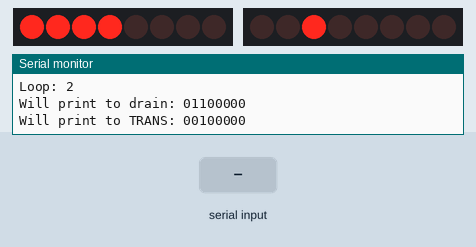
The sketch below on a simulated Arduino Uno, built with avr-gcc and run on an emulated ATmega328P. Parts: 8 shift-register outputs drawn as a row of LEDs (first output left, lit = HIGH), 16 shift-register outputs drawn as a row of LEDs (first output left, lit = HIGH), the last lines printed to the serial monitor. Wiring (inferred from the names in the program): shift register (74HC595): data pin 2; shift clock pin 8; OE pin 2. Wiring (inferred from the signals the program sends): row of LEDs: on Q0, Q1, Q2, Q3, Q4, Q5, Q6, Q7. The test bench sets the inputs (shaded band).

Above: at 1.2 s.
1.3 s: "90,45\n" received over Serial
At 2.0 s:
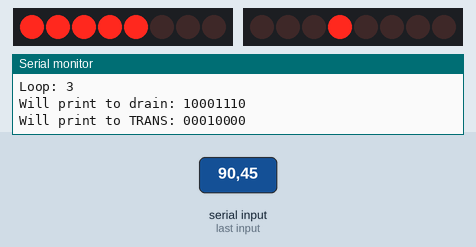
At 3.5 s:
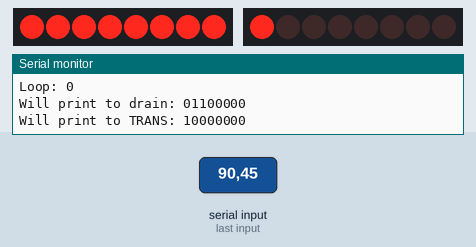
3.6 s: byte 0 ('\0') received over Serial
7.5 s: "200\n" received over Serial
10.5 s: "30,150\n" received over Serial
15.9 s: "1\n" received over Serial
At 17.4 s:
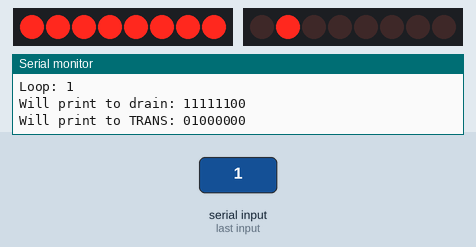
18.9 s: "90\n" received over Serial
At 21.2 s:
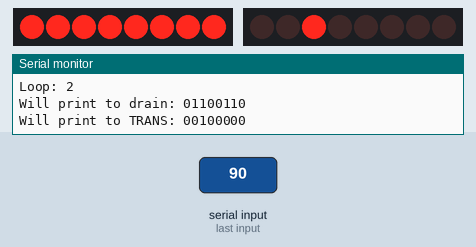
Timing chart, 0 to 24.9 s (numbered marks = the images above; inputs shaded):
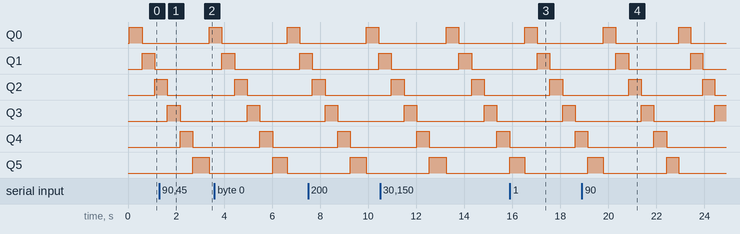

The sketch:

troubleshooting_pullup_and_series.ino
```cpp
/*If I put this to two, maybe I could actually scrap update of the OUTPUT_TRANS.
  But would probably need to hotwire serial...

  In same moment I realize, no I would have needed 1 shift reg per output?
  Afternoon 2024-02-22 David started becomeing delusional of overwork....
*/
#define OUTPUT_ENABLE 2 //4
#define DATA_OUT 4 // 6

#define CLOCK 6 //12
#define LATCH_DRAIN 8 //14

#define LATCH_TRANS 9 //15


volatile byte value = 0xF1;
volatile long lastDebounceTime = 0;
volatile byte counter = 0;
const byte outputs[6]  =
{
  0b10000000,
  0b01000000,
  0b00100000,
  0b00010000,
  0b00001000,
  0b00000100,
};
volatile char outputChars[6];
volatile byte outputValues[6];
const byte customChars[] = {
  B11111100, // 0
  B01100000, // 1
  B11011010, // 2
  B11110010, // 3
  B01100110, // 4
  B10110110, // 5
  B10111110, // 6
  B11100000, // 7
  B11111110, // 8
  B11100110, // 9
  B11101110, // a
  B00111110, // b
  B10011100, // c
  B01111010, // d
  B10011110, // e
  B10001110  // f
};


void customShiftOut(uint8_t dataPin, uint8_t clockPin, uint8_t bitOrder, byte val)
{
  digitalWrite(clockPin, LOW);
  //delayMicroseconds(50);
  //delay(500);
  int i;

  for (i = 0; i < 8; i++)  {
    if (bitOrder == LSBFIRST)
      digitalWrite(dataPin, !!(val & (1 << i)));
    else
      digitalWrite(dataPin, !!(val & (1 << (7 - i))));
    //delayMicroseconds(20);
    digitalWrite(clockPin, HIGH);
    //delayMicroseconds(50);
    digitalWrite(clockPin, LOW);
    //digitalWrite(dataPin, LOW);
    delayMicroseconds(1);
    //delay(500);
  }
  //digitalWrite(clockPin, HIGH);
}

byte hexCharToByte(char hexChar1, char hexChar2) {
  // Check for valid characters
  if (!isHexDigit(hexChar1) || !isHexDigit(hexChar2)) {
    return 0; // Or throw an error if desired
  }

  // Convert hex characters to integer values (0-15)
  int nibble1 = nibbleToHex(hexChar1);
  int nibble2 = nibbleToHex(hexChar2);

  // Combine nibbles into a byte (shift left by 4 for nibble1)
  return (nibble1 << 4) | nibble2;
}

// Helper function to convert a hex character to its nibble value (0-15)
int nibbleToHex(char hexChar) {
  if (hexChar >= '0' && hexChar <= '9') {
    return hexChar - '0';
  } else if (hexChar >= 'A' && hexChar <= 'F') {
    return hexChar - 'A' + 10;
  } else if (hexChar >= 'a' && hexChar <= 'f') {
    return hexChar - 'a' + 10;
  } else {
    return 0; // Or throw an error if desired
  }
}

// Helper function to check if a character is a valid hex digit
bool isHexDigit(char c) {
  return (c >= '0' && c <= '9') || (c >= 'A' && c <= 'F') || (c >= 'a' && c <= 'f');
}

byte readSerial() {

  byte b = 0;
  String temp = "";

  while (Serial.available()) {
    long startByte = micros();
    b = Serial.read();
    //if (b  - '0' == 218) break;
    if (b == '\0') break;
    temp += char(b);
    Serial.print("String: ");
    Serial.println(temp);
    delay(1);
  }


  char charArray[3]; // Allocate space for 3 characters including null terminator

  // Copy the string to the character array (including null terminator)
  temp.toCharArray(charArray, sizeof(charArray));

  Serial.print("C magic: (god bless gemini and google): ");
  byte hexRep = hexCharToByte(charArray[0], charArray[1]);
  Serial.println(hexRep);
  return hexRep;
}

byte charToByte(char ch) {
  // Validate input character
  if ((ch >= '0' && ch <= '9') || (ch >= 'A' && ch <= 'F')) {
    // Handle decimal or hexadecimal character
    int value;
    if (ch >= '0' && ch <= '9') {
      value = ch - '0';
    } else {
      value = ch - 'A' + 10; // Convert hex char to numerical value (A-F: 10-15)
    }
    return value; // Shift left by 4 bits
    //return value << 4; // Shift left by 4 bits
  } else {
    // Return 0 for invalid characters
    return 0;
  }
}

void setOutputValues(byte value) {
  // Convert to decimal string manually
  String strValue = String(value);
  // Handle single-digit values
  if (strValue.length() == 1)
    strValue = "00" + strValue; // Prepend leading zeros
  else if (strValue.length() == 2)
    strValue = "0" + strValue; // Prepend leading zeros
  strValue.toCharArray(outputChars, sizeof(outputChars)); // Copy to char array
  for (int i = 0; i < 3; i++) {
    outputValues[i] = customChars[charToByte(outputChars[i])];
  }

  // Convert to hexadecimal string manually
  byte nibble;
  for (int i = 0; i < 2; i++) {
    nibble = (value >> (4 * i)) & 0x0F;
    outputChars[4 - i] = (nibble < 10) ? '0' + nibble : 'A' + nibble - 10;
    /*Serial.print("NIBBLE IS: ");
      Serial.println(nibble);*/
    outputValues[4 - i] = customChars[nibble];
    //outputValues[4-i] = customChars[charToByte(outputChars[4 - i])];
  }
  outputChars[5] = char(value);
  outputValues[5] = value;

}

void setup() {
  Serial.begin(9600);

  pinMode(OUTPUT_ENABLE, OUTPUT);
  pinMode(LATCH_DRAIN, OUTPUT);
  pinMode(LATCH_TRANS, OUTPUT);

  digitalWrite(OUTPUT_ENABLE, HIGH);
  digitalWrite(LATCH_DRAIN, HIGH);
  digitalWrite(LATCH_TRANS, HIGH);

  digitalWrite(CLOCK, HIGH);
}

void printByte(byte val) {
  for (int i = 7; i >= 0; i--)
  {
    bool b = bitRead(val, i);
    Serial.print(b);
  }
}
void loop() {
  //disable output before reading from 165/input, otherwise last (which is LEDS, so it's fine?) will be/apear brighter/flashing (last dutycycle would be slightly longer).
  digitalWrite(OUTPUT_ENABLE, HIGH);
  /*
    if (counter == 250)
    counter = 0;
    else
    counter += 1;
    setOutputValues(counter);
  */


  /*
    digitalWrite(LATCH_INPUT, LOW);
    delayMicroseconds(20);
    byte value = shiftIn(DATA_IN, CLOCK, LSBFIRST);
    digitalWrite(LATCH_INPUT, HIGH);
  */

  bool isFirstExec = true;
  long start = millis();
  //while (millis() - start < 500) {
  while (millis() - start < 100000) {

    if (Serial.available())
      value = readSerial();

    if (value != outputValues[5]) {
      Serial.print("Old value: ");
      Serial.print(outputValues[5]);
      Serial.print(" New value: ");
      Serial.println(value);
      setOutputValues(value);
      isFirstExec = true;
    }

    for (int i = 0; i < 6; i ++) {
      if (isFirstExec) {
        Serial.println("_______________");
        Serial.print("Loop: ");
        Serial.println(i);
        Serial.println();
        Serial.print("Will print to drain: ");
        /*
          if (i == 5)
          Serial.println(outputValues[i]);
          else
          Serial.println(outputChars[i]);
        */
        printByte(outputValues[i]);
        Serial.println("\n");
      }

      digitalWrite(LATCH_DRAIN, LOW);
      //default shift Leads to more flickering (especially of DP of decimal_1 (maybe less flickery except the dp?))
      shiftOut(DATA_OUT, CLOCK, LSBFIRST, outputValues[i]);//THIS DOES NOT WORK AT ALL FOR THE LEDS!
      //customShiftOut(DATA_OUT, CLOCK, LSBFIRST, outputValues[i]);

      //Disable old output before shifting new display value:
      digitalWrite(OUTPUT_ENABLE, HIGH);
      digitalWrite(LATCH_DRAIN, HIGH);
      //delayMicroseconds(5);
      if (isFirstExec) {
        Serial.print("Will print to TRANS: ");

        //Serial.println(outputs[i]);
          printByte(outputs[i]);
        Serial.println();
      }

      // Select the correct display before re-enabling the display:
      digitalWrite(CLOCK, HIGH);
      digitalWrite(LATCH_TRANS, LOW);
      //delayMicroseconds(5);
      //customShiftOut(DATA_OUT, CLOCK, LSBFIRST, outputs[i]);//This does not work atall!!!!
      shiftOut(DATA_OUT, CLOCK, LSBFIRST, outputs[i]);//Much more stable than alternative!

      //Shift the address and enable the output.
      digitalWrite(LATCH_TRANS, HIGH);
      digitalWrite(OUTPUT_ENABLE, LOW);

      //digitalWrite(CLOCK, HIGH);
      //digitalWrite(DATA_OUT, HIGH);


      //delayMicroseconds(50);
      //delay(2000);
      //delay(3000);
      delay(500);

      //delay(1);//VERRY STABLE WHEN LATCH_INPUT is low


    }
    isFirstExec = false;
  }
}
```
